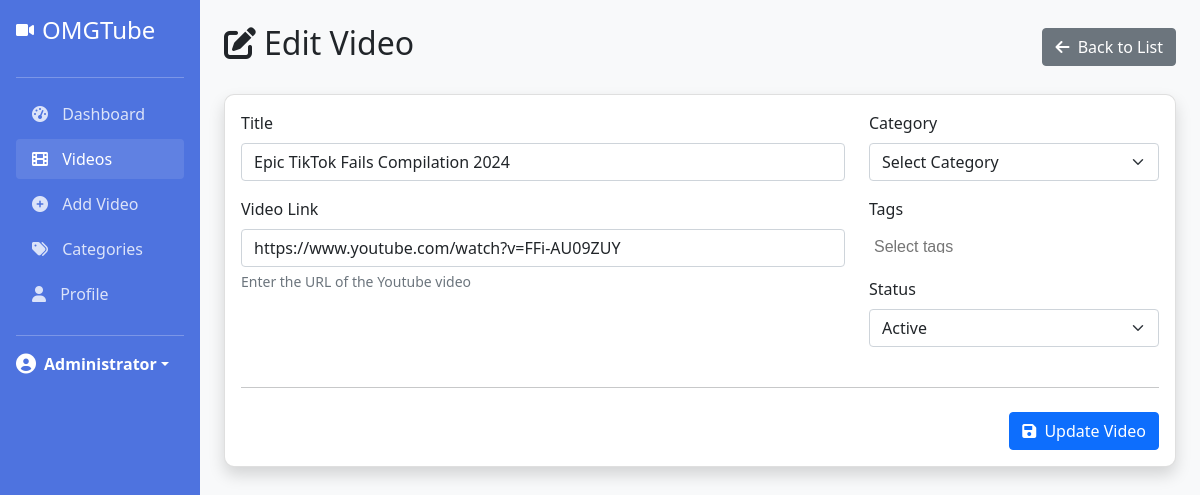
Screenshot of /admin/edit_video.php?id=1 (signed in) with the database file from the repository.
### tables this page shows
CREATE TABLE videos (
    id INT AUTO_INCREMENT PRIMARY KEY,
    title VARCHAR(255) NOT NULL,
    source ENUM('youtube', 'tiktok', 'facebook') NOT NULL,
    video_id VARCHAR(255) NOT NULL,
    thumbnail VARCHAR(255) NULL,
    category_id INT,
    status ENUM('active', 'inactive') NOT NULL DEFAULT 'active',
    created_at TIMESTAMP DEFAULT CURRENT_TIMESTAMP,
    updated_at TIMESTAMP DEFAULT CURRENT_TIMESTAMP ON UPDATE CURRENT_TIMESTAMP,
    FOREIGN KEY (category_id) REFERENCES categories(id) ON DELETE SET NULL
);

### admin/edit_video.php (the view, shortened to what this page needs)
<?php
require_once '../includes/session.php';
$video_id = isset($_GET['id']) ? (int)$_GET['id'] : 0;
$query = "SELECT * FROM videos WHERE id = ?";
$stmt = $conn->prepare($query);
$stmt->bind_param("i", $video_id);
$stmt->execute();
$video = $stmt->get_result()->fetch_assoc();
?>
<!DOCTYPE html>
<html lang="en">
<head>
    <link href="https://cdn.jsdelivr.net/npm/bootstrap@5.1.3/dist/css/bootstrap.min.css" rel="stylesheet">
    <link rel="stylesheet" href="https://cdnjs.cloudflare.com/ajax/libs/font-awesome/6.0.0-beta3/css/all.min.css">
    <link href="https://cdn.jsdelivr.net/npm/select2@4.1.0-rc.0/dist/css/select2.min.css" rel="stylesheet">
    <link href="https://cdn.jsdelivr.net/npm/select2-bootstrap-5-theme@1.3.0/dist/select2-bootstrap-5-theme.min.css" rel="stylesheet">
</head>
<body>
    <div class="container-fluid">
        <div class="row">
            <div class="col-md-2 sidebar p-0">
                <div class="d-flex flex-column p-3">
                    <a href="dashboard.php" class="d-flex align-items-center mb-3 text-decoration-none text-white">
                        <i class="fas fa-video me-2"></i>
                        <h4 class="mb-0">OMGTube</h4>
                    </a>
                    <hr>
                    <ul class="nav nav-pills flex-column mb-auto">
                        <li class="nav-item">
                            <a href="dashboard.php" class="nav-link">
                                <i class="fas fa-tachometer-alt"></i> Dashboard
                            </a>
                        </li>
                        <li class="nav-item">
                            <a href="videos.php" class="nav-link active">
                                <i class="fas fa-film"></i> Videos
                            </a>
                        </li>
                        <li class="nav-item">
                            <a href="add_video.php" class="nav-link">
                                <i class="fas fa-plus-circle"></i> Add Video
                            </a>
                        </li>
                        <li class="nav-item">
                            <a href="categories.php" class="nav-link">
                                <i class="fas fa-tags"></i> Categories
                            </a>
                        </li>
                        <li class="nav-item">
                            <a href="profile.php" class="nav-link">
                                <i class="fas fa-user"></i> Profile
                            </a>
                        </li>
                    </ul>
                    <hr>
                    <div class="dropdown">
                        <a href="#" class="d-flex align-items-center text-white text-decoration-none dropdown-toggle" id="dropdownUser1" data-bs-toggle="dropdown" aria-expanded="false">
                            <i class="fas fa-user-circle me-2 fs-5"></i>
                            <strong><?php echo $_SESSION['full_name']; ?></strong>
                        </a>
                    </div>
                </div>
            </div>
            <div class="col-md-10 p-4">
                <div class="d-flex justify-content-between align-items-center mb-4">
                    <h2><i class="fas fa-edit me-2"></i>Edit Video</h2>
                    <a href="videos.php" class="btn btn-secondary">
                        <i class="fas fa-arrow-left me-1"></i> Back to List
                    </a>
                </div>
                <div class="card shadow">
                    <div class="card-body">
                        <form action="<?php echo htmlspecialchars($_SERVER["PHP_SELF"] . "?id=" . $video_id); ?>" method="post" enctype="multipart/form-data">
                            <div class="row">
                                <div class="col-md-8">
                                    <div class="mb-3">
                                        <label for="title" class="form-label">Title</label>
                                        <input type="text" class="form-control" id="title" name="title" value="<?php echo htmlspecialchars($video['title']); ?>" required>
                                    </div>
                                    <div class="mb-3">
                                        <label for="video_link" class="form-label">Video Link</label>
                                        <input type="text" class="form-control" id="video_link" name="video_link" value="<?php
                                            $url = '';
                                            switch($video['source']) {
                                                case 'youtube':
                                                    $url = 'https://www.youtube.com/watch?v=' . $video['video_id'];
                                                    break;
                                            }
                                            echo htmlspecialchars($url);
                                        ?>" required>
                                        <div class="form-text">Enter the URL of the <?php echo ucfirst($video['source']); ?> video</div>
                                    </div>
                                </div>
                                <div class="col-md-4">
                                    <div class="mb-3">
                                        <label for="category_id" class="form-label">Category</label>
                                        <select class="form-select" id="category_id" name="category_id">
                                            <option value="">Select Category</option>
                                        </select>
                                    </div>
                                    <div class="mb-3">
                                        <label for="tags" class="form-label">Tags</label>
                                    </div>
                                    <div class="mb-3">
                                        <label for="status" class="form-label">Status</label>
                                        <select class="form-select" id="status" name="status">
                                            <option value="active" <?php echo $video['status'] == 'active' ? 'selected' : ''; ?>>Active</option>
                                        </select>
                                    </div>
                                </div>
                            </div>
                            <hr class="my-4">
                            <div class="text-end">
                                <button type="submit" class="btn btn-primary">
                                    <i class="fas fa-save me-1"></i> Update Video
                                </button>
                            </div>
                        </form>
                    </div>
                </div>
            </div>
        </div>
    </div>
</body>
</html>

### admin/edit_video.php (style rules this page uses)
body { background-color: #f8f9fa; }
.sidebar { min-height: 100vh; background-color: #4e73df; color: white; }
.sidebar .nav-link { color: rgba(255, 255, 255, 0.8); margin-bottom: 5px; }
.sidebar .nav-link:hover, .sidebar .nav-link.active { color: white; background-color: rgba(255, 255, 255, 0.1); }
.sidebar .nav-link i { margin-right: 10px; }
.card { border-radius: 10px; box-shadow: 0 4px 6px rgba(0, 0, 0, 0.1); }

### rows the page displays
videos: title "Epic TikTok Fails Compilation 2024", video_link "https://www.youtube.com/watch?v=FFi-AU09ZUY", source "Youtube", status "Active"

### other values shown
$_SESSION['full_name'] "Administrator"
